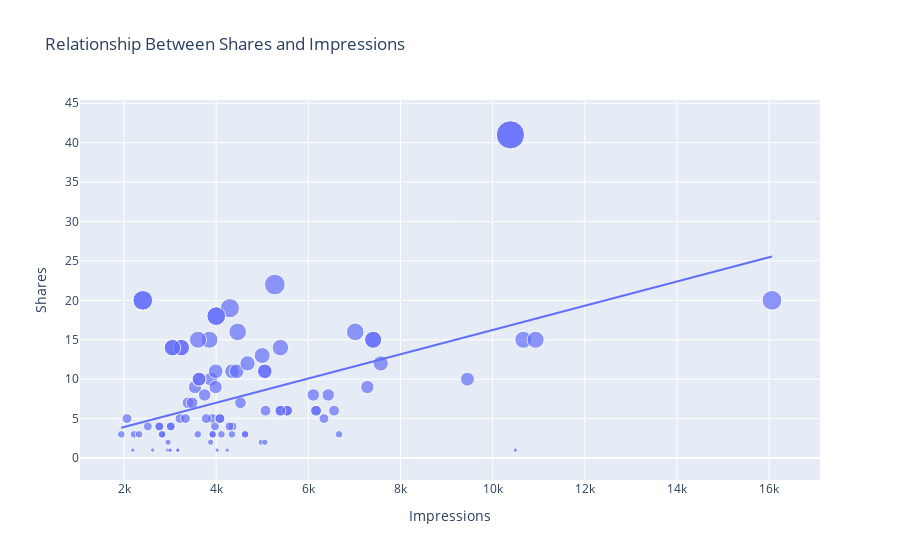

Here is the notebook cell this chart was saved with:
### Markdown cell above
1.6.3 Relationship between Shares and Impressions

### Code cell
figure =px.scatter(data_frame=data,x='Impressions',y='Shares',size='Shares',trendline='ols',title='Relationship Between Shares and Impressions')
figure.show()
